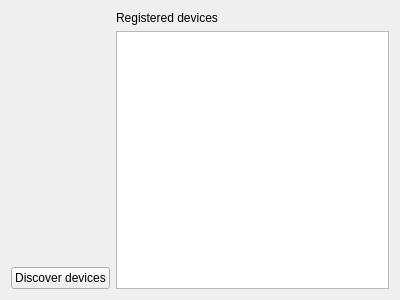
<?xml version="1.0" encoding="UTF-8"?>
<ui version="4.0">
 <class>DevicesWidget</class>
 <widget class="QWidget" name="DevicesWidget">
  <property name="geometry">
   <rect>
    <x>0</x>
    <y>0</y>
    <width>400</width>
    <height>300</height>
   </rect>
  </property>
  <property name="windowTitle">
   <string>Form</string>
  </property>
  <layout class="QHBoxLayout" name="horizontalLayout">
   <item>
    <layout class="QVBoxLayout" name="verticalLayout">
     <item>
      <spacer name="verticalSpacer">
       <property name="orientation">
        <enum>Qt::Vertical</enum>
       </property>
       <property name="sizeHint" stdset="0">
        <size>
         <width>20</width>
         <height>40</height>
        </size>
       </property>
      </spacer>
     </item>
     <item>
      <widget class="QPushButton" name="pushButton">
       <property name="text">
        <string>Discover devices</string>
       </property>
       <property name="icon">
        <iconset resource="../resources/intelligenthome.qrc">
         <normaloff>:/icons/icons/search-web.svg</normaloff>:/icons/icons/search-web.svg</iconset>
       </property>
      </widget>
     </item>
    </layout>
   </item>
   <item>
    <layout class="QVBoxLayout" name="verticalLayout_2">
     <item>
      <widget class="QLabel" name="label">
       <property name="text">
        <string>Registered devices</string>
       </property>
      </widget>
     </item>
     <item>
      <widget class="QListWidget" name="ui_deviceList"/>
     </item>
    </layout>
   </item>
  </layout>
 </widget>
 <resources>
  <include location="../resources/intelligenthome.qrc"/>
 </resources>
 <connections/>
</ui>
